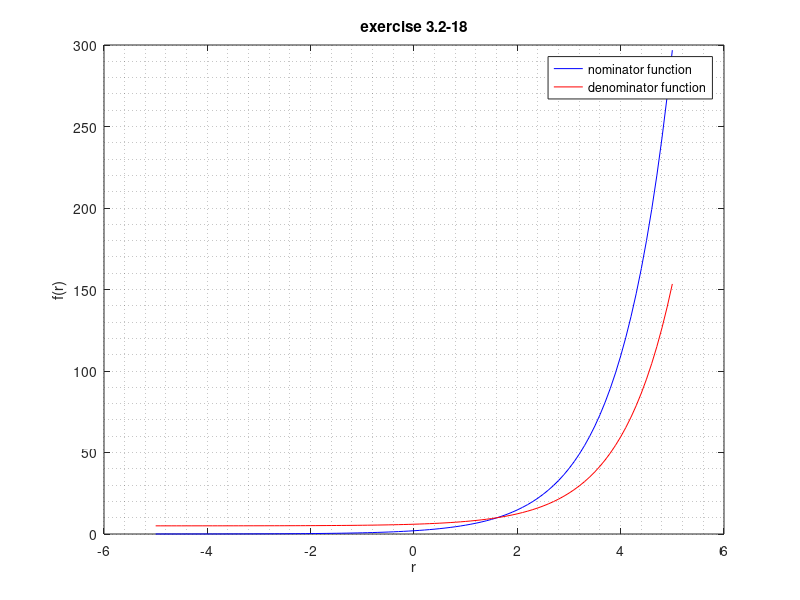
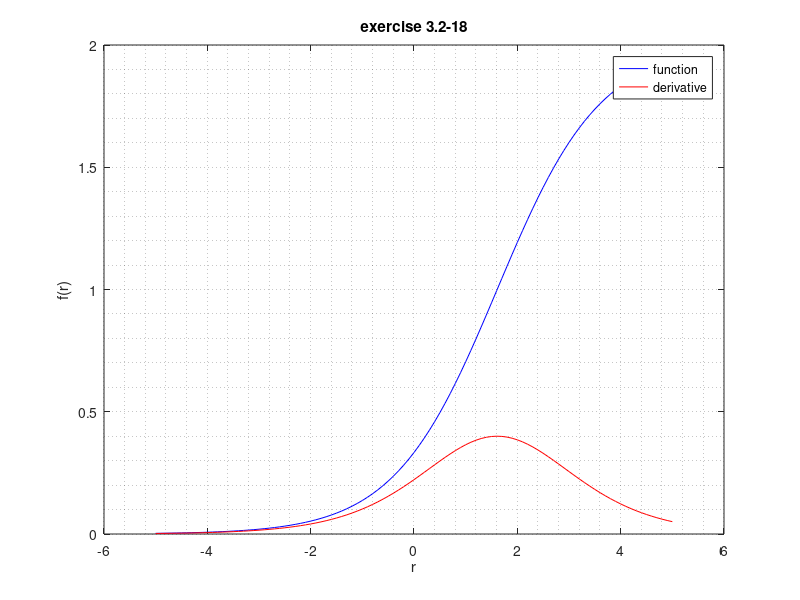

Recreate these plots in MATLAB, in order.
clc
r = [-5:0.1:5];
a = 2;
b = 5;

function y = n (r, a)
    y = (a .* e.^r);
endfunction

function y = d (r, b)
    y = (b + e.^r);
endfunction

function h = f (r, a, b)
    h = (a .* e.^r) ./ (b + e.^r);
endfunction

%	derivative:
%		h' 	= [(a*e^r)'(b + e^r) - (a*e^r)(b + e^r)']/(b + e^r)^2
%			= [(a*e^r)(b + e^r) - (a*e^r)(1 + e^r)]/[(b + e^r)^2]
%			= {[a*b*e^r + a*e^(2*r)] - [a*e^r + a*e^(2*r)]}/[(b + e^r)^2]
%			= [a*b*e^r + a*e^(2*r) - a*e^r - a*e^(2*r)]/[(b + e^r)^2]
%			= (a*b*e^r - a*e^r)/[(b + e^r)^2]

function h = f1 (r, a, b)
    h = (a * b * e.^r - a * e.^r) ./ [(b + e.^r).^2];
endfunction

aux = figure;
plot(r, n(r, a), "b", r, d(r, b), "r");
legend('nominator function', 'denominator function');
xlabel('r');
ylabel('f(r)');
title('exercise 3.2-18');
grid minor;
saveas(aux, "figure_a", "pdf");

aux = figure;
plot(r, f(r, a, b), "b", r, f1(r, a, b), "r");
legend('function', 'derivative');
xlabel('r');
ylabel('f(r)');
title('exercise 3.2-18');
grid minor;
saveas(aux, "figure_b", "pdf");
